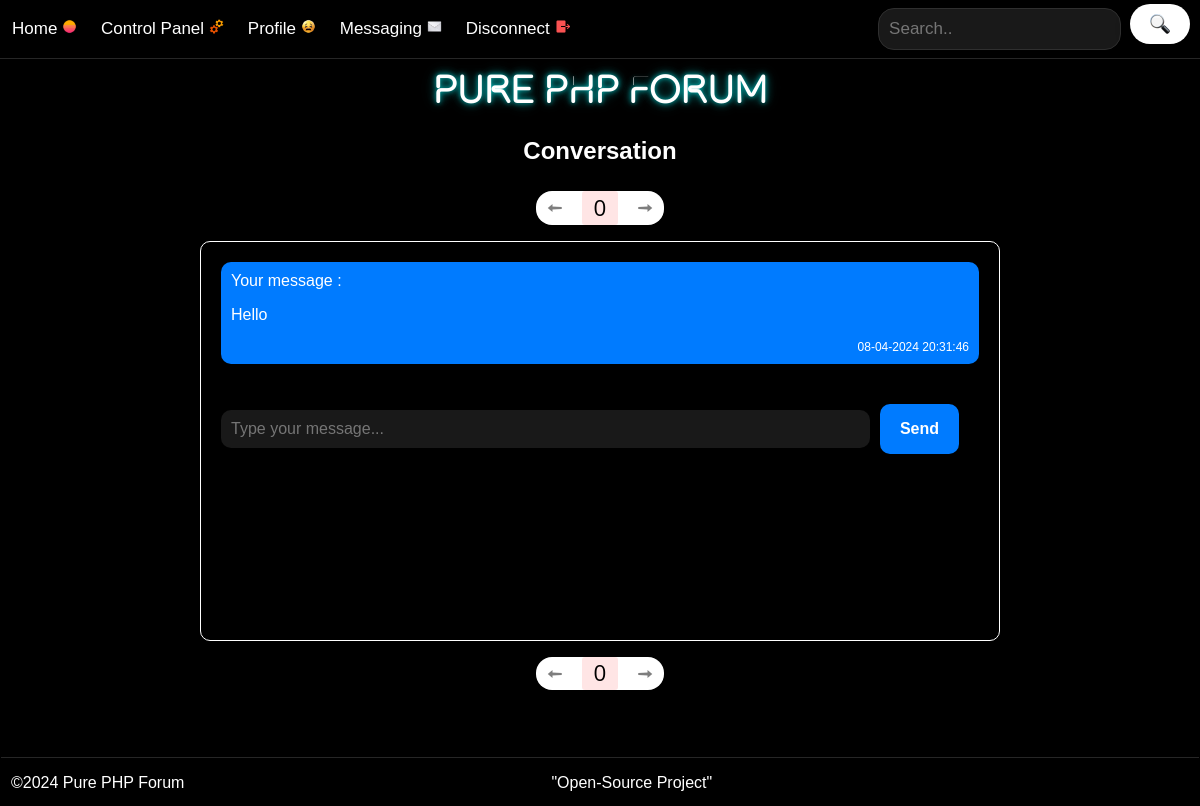
Screenshot of /?location=conversation&user_id=2 (signed in) with the database file from the repository.
### tables this page shows
CREATE TABLE "site" (
	"name"	VARCHAR(20),
	"description"	VARCHAR(200),
	"keywords"	VARCHAR(200),
	"footer"	VARCHAR(120),
	"nb_topics"	INTEGER,
	"nb_posts"	INTEGER,
	"nb_user_posts"	INTEGER,
	"nb_conversations"	INTEGER,
	"nb_conversations_messages"	INTEGER
, "registration_case"	VARCHAR(10));

CREATE TABLE "messages" (
	"message_id"	INTEGER UNIQUE,
	"sender_id"	INTEGER,
	"recipient_id"	INTEGER,
	"message_data"	VARCHAR(400),
	"message_timestamp"	VARCHAR(30),
	"message_read"	VARCHAR(3),
	PRIMARY KEY("message_id" AUTOINCREMENT)
);

### config/config.php (called while the page is built, shortened)
<?php
$db = new SQLite3("config/db.sqlite");
if (!isset($site_gears)) {
  $site_data = $db->prepare('SELECT name, description, keywords, footer, nb_topics, nb_posts, nb_user_posts, nb_conversations, nb_conversations_messages, registration_case FROM site');
  $site_data = $site_data->execute()->fetchArray(SQLITE3_ASSOC);
  $site_name = $site_data["name"];
  $site_footer = $site_data["footer"];
  $nb_conversations_messages = $site_data["nb_conversations_messages"];
}
?>

### config/class.php (called while the page is built, shortened)
<?php
class everyone
{
    protected $db;
    public function __construct($db)
    {
        $this->db = $db;
    }
    public function execute_query($query, $params = [], $types = [], $rollback = false)
    {
        $statement = $this->db->prepare($query);
        if ($statement) {
            if (isset($params) && isset($types)) {
                foreach ($params as $key => $value) {
                    $type = isset($types[$key]) ? $types[$key] : SQLITE3_TEXT;
                    $statement->bindValue($key, $value, $type);
                }
            }
            $result = $statement->execute();
            if ($result) {
                $params = [];
                $types = [];
                return $result;
            }
        }
    }
}
?>

### gears/conversation.php (the view, shortened to what this page needs)
<?php
if (isset($user_id)) {
    $check_user_id_exists_statement = 'SELECT member_id, banned FROM members WHERE member_id = :user_id';
    $params[':user_id'] = $user_id;
    $types[':user_id'] = SQLITE3_INTEGER;
    $check_user_id_exists_statement = $everyone->execute_query($check_user_id_exists_statement, $params, $types, false)->fetchArray(SQLITE3_ASSOC);
    if ($check_user_id_exists_statement && $check_user_id_exists_statement["member_id"] == $user_id) {
        if ($check_user_id_exists_statement["member_id"] !== $_SESSION['member_id']) {
            if ($check_user_id_exists_statement["banned"] || $check_user_id_exists_statement["banned"] !== "yes") {
                $count_messages_statement = 'SELECT COUNT(*) AS message_count FROM messages WHERE (sender_id = :user_id AND recipient_id = :member_id) OR (recipient_id = :user_id AND sender_id = :member_id)';
                $params[':user_id'] = $user_id;
                $types[':user_id'] = SQLITE3_INTEGER;
                $params[':member_id'] = $_SESSION['member_id'];
                $types[':member_id'] = SQLITE3_INTEGER;
                $count_messages_statement = $everyone->execute_query($count_messages_statement, $params, $types, false)->fetchArray(SQLITE3_NUM);
                if ($count_messages_statement && $count_messages_statement[0] > 0) {
                    $pages_sum = ceil($count_messages_statement[0] / $nb_conversations_messages);
                    $total_pages = $pages_sum - 1;
                    $offset = ($pages_sum - $page - 1) * $nb_conversations_messages;
                    $get_messages_statement = 'SELECT sender_id, recipient_id, message_data, message_timestamp, members.username, members.avatar
                                                   FROM messages
                                                   JOIN members ON sender_id = members.member_id
                                                   WHERE (sender_id = :user_id AND recipient_id = :member_id) OR (recipient_id = :user_id AND sender_id = :member_id)
                                                   LIMIT :nb_conversations_messages OFFSET :offset';
                    $params[':user_id'] = $user_id;
                    $types[':user_id'] = SQLITE3_INTEGER;
                    $params[':member_id'] = $_SESSION['member_id'];
                    $types[':member_id'] = SQLITE3_INTEGER;
                    $params[':offset'] = $offset;
                    $types[':offset'] = SQLITE3_INTEGER;
                    $params[':nb_conversations_messages'] = $nb_conversations_messages;
                    $types[':nb_conversations_messages'] = SQLITE3_INTEGER;
                    $get_messages_statement = $everyone->execute_query($get_messages_statement, $params, $types, false);
                    if (isset($get_messages_statement)) {
                        generate_pagination($total_pages, $page, $location, array('user_id' => $user_id));
                        echo '<div class="pm-container">';
                        while ($row = $get_messages_statement->fetchArray(SQLITE3_ASSOC)) {
                            if ($row['recipient_id'] === $_SESSION['member_id']) {
                                echo '<div class="pm-message received">'
                                    . '<img class="avatar" src="' . encode_avatar($row["avatar"]) . '" alt="avatar">'
                                    . '<div class="content">'
                                    . '<a href="?location=profile&user=' . encode_html($row['username']) . '"><div>' . encode_html($row["username"]) . '</div></a>'
                                    . '<p>' . bbcode(encode_html($row["message_data"])) . '</p>'
                                    . '<div class="meta">' . encode_html(convert_date($row["message_timestamp"])) . '</div>'
                                    . '</div>'
                                    . '</div>';
                            } else {
                                echo '<div class="pm-message sent">'
                                    . '<div class="content">'
                                    . '<div>Your message :</div>'
                                    . '<p>' . bbcode(encode_html($row["message_data"])) . '</p>'
                                    . '<div class="meta">' . encode_html(convert_date($row["message_timestamp"])) . '</div>'
                                    . '</div>'
                                    . '</div>';
                            }
                        }
                        echo '<form class="pm-form" method="post">'
                            . '<input type="text" name="new_message_data" maxlength="400" placeholder="Type your message...">'
                            . '<input type="hidden" name="token" value="' . encode_html(sha1(session_id())) . '">'
                            . '<button type="submit" name="new_message">Send</button>'
                            . '</form>';
                        echo '</div>';
                    }
                }
            } else {
                error_or_success_popup("error", "The user is banned.", "?location=index");
            }
        } else {
            error_or_success_popup("error", "Are you trying to send yourself a message or am I dreaming? This is a very strange thing to do, stop it right now! I'll give you a number for psychological support right now: 0 800 858 858.", "?location=index");
        }
    } else {
        error_or_success_popup("error", "The user doesn't exist.", "?location=index");
    }
}
?>

### header.php (shortened to what this page needs)
<!DOCTYPE html>
<html lang="en">
<head>
  <link rel="stylesheet" href="design/style.css" />
</head>
<body>
  <div class="topnav">
    <a <?php if (isset($location) && $location === "index") { echo 'class="active"'; } ?> href="?location=index">Home
      <img src="design/img/home.png" height="15" width="15"></a>
    <?php if (is_logged_in()) { ?>
      <?php if (check_permissions("control_panel")) { ?>
        <a <?php if (isset($location) && $location === "control_panel") { echo 'class="active"'; } ?> href="?location=control_panel">Control Panel <img src="design/img/control_panel.png" height="15" width="15"></a>
      <?php } ?>
      <a <?php if (isset($location) && $location === "profile") { echo 'class="active"'; } ?> href="?location=profile">Profile <img src="design/img/profile.png" height="15" width="15"></a>
      <a <?php if (isset($location) && $location === "messaging") { echo 'class="active"'; } ?> href="?location=messaging">Messaging <img src="design/img/messaging.png" height="15" width="15">
      </a>
      <a href="<?php echo '?location=disconnect&nonce=' . encode_html($_SESSION['nonce']); ?>">Disconnect <img src="design/img/disconnect.png" height="15" width="15"></a>
      <div class="search-container">
        <form action="" method="GET">
          <input maxlength="70" type="text" placeholder="Search.." name="search">&nbsp;
          <button type="submit"><img src="design/img/search.png" height="20" width="20"></button>
        </form>
      </div>
    <?php } ?>
  </div>
  <div class="center">
    <h1><?php if (isset($site_name)) { echo encode_html($site_name); } ?></h1>
    <h2><strong><?php if (isset($page_name)) { echo encode_html($page_name); } ?></h2></strong>
  </div>

### config/functions.php (shortened to what this page needs)
<?php
function encode_html($str)
{
    return htmlspecialchars($str, ENT_QUOTES | ENT_SUBSTITUTE, "UTF-8");
}
function convert_date($date)
{
    $date = DateTime::createFromFormat('Y-m-d H:i:s', $date);
    return $date->format('d-m-Y H:i:s');
}
function is_logged_in()
{
    return isset($_SESSION['loggedin']) && $_SESSION['loggedin'] === true;
}
function processQuotesRecursively($text)
{
    $quotePattern = "/\[quote=(.*?)\](.*?)\[\/quote\]/is";
    return $text;
}
function bbcode($text)
{
    $text = processQuotesRecursively($text);
    $text = preg_replace("/\[center\](.*?)\[\/center\]/is", "<p class='centered-text'>$1</p>", $text);
    $text = preg_replace_callback("/\[color=([a-zA-Z]+)\]/", function ($matches) {
        $color = preg_replace("/[^a-zA-Z0-9#]/", "", $matches[1]);
        return "<span style='color:{$color}'>";
    }, $text);
    $text = preg_replace("/\[\/color\]/is", "</span>", $text);
    $text = preg_replace("/\[b\](.*?)\[\/b\]/is", "<strong>$1</strong>", $text);
    $text = preg_replace("/\[i\](.*?)\[\/i\]/is", "<em>$1</em>", $text);
    $text = preg_replace("/\[code\](.*?)\[\/code\]/is", "<code>$1</code>", $text);
    $text = preg_replace_callback("/\[url\](.*?)\[\/url\]/is", function ($matches) {
        $url = encode_html($matches[1]);
        $url = str_replace('&amp;', '&', $url);
        return "<a href='$url' target='_blank'>$url</a>";
    }, $text);
    $text = preg_replace_callback("/\[url=(.*?)\](.*?)\[\/url\]/is", function ($matches) {
        $url = encode_html($matches[1]);
        $text = encode_html($matches[2]);
        return "<a href='$url' target='_blank'>$text</a>";
    }, $text);
    $text = preg_replace_callback("/\[img\](.*?)\[\/img\]/is", function ($matches) {
        $img = encode_html($matches[1]);
        return "<img src='$img' style='max-width: 30%; height: auto;' />";
    }, $text);
    $text = preg_replace_callback("/(?<!\w)@(\w{1,20})(?!\w|[:>])/i", function ($matches) {
        $username = encode_html($matches[1]);
        $link = "?location=profile&user=" . urlencode($username);
        return "<a href='$link' target='_blank'><span style='pointer-events: none;'>@$username</span></a>";
    }, $text);
    $text = nl2br($text);
    return $text;
}
function check_permissions($action)
{
    $roles = array(
        "member" => array(
        ),
        "moderator" => array(
            "full_access",
            "control_panel",
            "delete_post_by_id",
            "delete_topic_by_id",
            "lock_or_unlock_topic_by_id",
            "mute_or_unmute_user_by_username"
        ),
        "admin" => array(
            "full_access",
            "control_panel",
            "logs",
            "show_users",
            "delete_post_by_id",
            "delete_topic_by_id",
            "pin_or_unpin_topic_by_id",
            "lock_or_unlock_topic_by_id",
            "ban_or_unban_user_by_username",
            "mute_or_unmute_user_by_username",
            "delete_all_user_posts_by_username",
            "enable_or_disable_registration_case",
            "blacklisting"
        ),
        "super-admin" => array(
            "full_access",
            "control_panel",
            "modify_site_data",
            "logs",
            "show_users",
            "delete_post_by_id",
            "delete_topic_by_id",
            "pin_or_unpin_topic_by_id",
            "lock_or_unlock_topic_by_id",
            "ban_or_unban_user_by_username",
            "mute_or_unmute_user_by_username",
            "delete_all_user_posts_by_username",
            "refresh_database",
            "delete_all_private_messages",
            "grant_privileges_by_username",
            "enable_or_disable_registration_case",
            "blacklisting"
        )
    );
    return true;
}
function generate_pagination($total_pages, $page, $location = '', $variables = array())
{
    $query_string = '';
    if (!empty($variables)) {
        foreach ($variables as $key => $value) {
            if (!empty($value)) {
                $query_string .= urlencode($key) . '=' . urlencode($value) . '&';
            }
        }
    }
    echo '<div class="data-pagination-container">';
    echo '<nav data-pagination>';
    echo '<a href="' . (encode_html($location) ? '?location=' . encode_html($location) . '&' : '?') . encode_html($query_string) . 'page=' . ($page == 0 ? 0 : $page - 1) . '" ' . ($page <= 0 ? 'disabled' : '') . '><img src="design/img/left.png"></i></a>';
    echo '<ul>';
    echo '<li' . ($page == 0 ? ' class="current"' : '') . '><a href="' . (encode_html($location) ? '?location=' . encode_html($location) . '&' : '?') . encode_html($query_string) . 'page=0">0</a></li>';
    echo '</ul>';
    echo '<a href="' . (encode_html($location) ? '?location=' . encode_html($location) . '&' : '?') . encode_html($query_string) . 'page=' . ($page == $total_pages ? $page : $page + 1) . '" ' . ($page == $total_pages ? 'disabled' : '') . '><img src="design/img/right.png"></i></a>';
    echo '</nav>';
    echo '</div>';
}
?>

### footer.php (shortened to what this page needs)
<div class="bottomnav">
      <footer>
        <div class="footer-left">
          <p>&copy;<?php if(isset($site_name)){ echo date("Y") . " " . encode_html($site_name); } ?></p>
        </div>
        <div class="footer-center">
          <p><?php if(isset($site_footer)){ echo encode_html($site_footer); } ?></p>
        </div>
      </footer>
    </div>
  </body>
</html>

### rows the page displays
site: name "Pure PHP Forum", footer "\"Open-Source Project\""
messages: message_data "Hello", message_timestamp "08-04-2024 20:31:46"

### other values shown
encode_html($page_name) "Conversation"
